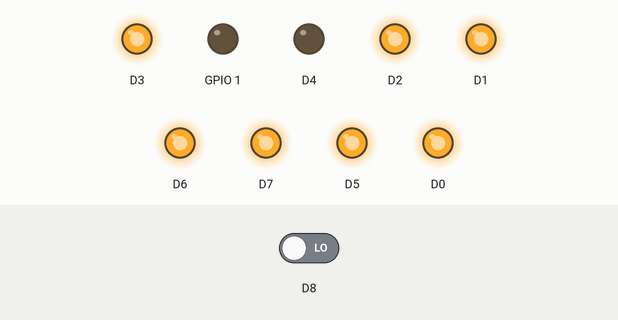
The sketch below on a simulated ESP8266 (NodeMCU). Parts: output pins drawn as LEDs (lit = HIGH). The test bench sets the inputs (shaded band); at power-on: D8 LOW. EEPROM starts erased; what the sketch prints to the serial monitor is not drawn.

Above: at 1.2 s.
1.3 s: D8 driven HIGH
At 3.4 s:
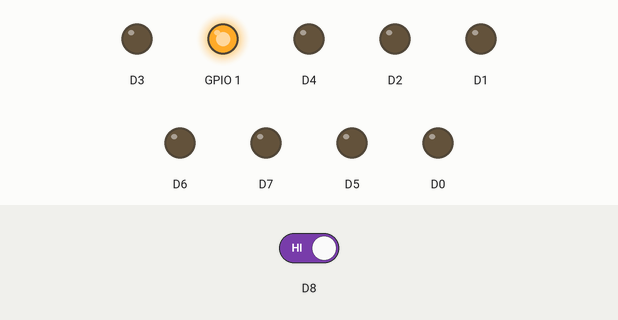
4.3 s: D8 driven LOW
At 4.8 s:
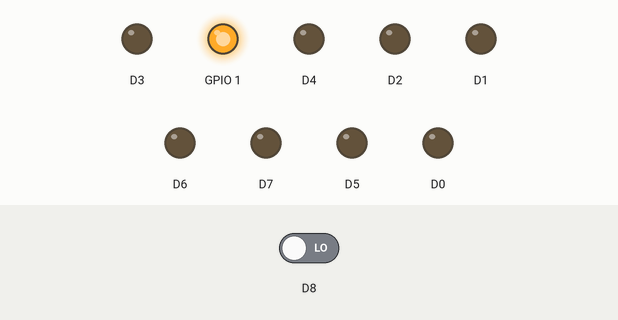
Timing chart, 0 to 7.3 s (numbered marks = the images above; inputs shaded):
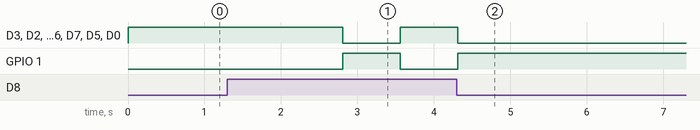

The sketch:

gautam.ino
```cpp
#include <ESP8266WiFi.h>
#include <EEPROM.h>
#include <FirebaseArduino.h>

// Set these to run example.
#define FIREBASE_HOST "nodemcu-30211.firebaseio.com"
#define FIREBASE_AUTH "ktD8GtlUI3Gu7Go7X0Of5hezwPUn3Sj2SOb2V5Xf"


// You should get Auth Token in the Blynk App.
// Go to the Project Settings (nut icon).
//char auth[] = "2f61d44d154c4e4ba56f50c3e1a05a92";

// Your WiFi credentials.
// Set password to "" for open networks.
char ssid[] = "Yo";
char pass[] = "1234567890";
int mod = 0;
int state = 0;
int blystate=0;
int bl=1;

void setup()
{
  // Debug console
  Serial.begin(9600);
  EEPROM.begin(512);

  pinMode(D1,OUTPUT);
  pinMode(D2,OUTPUT);
  pinMode(D3,OUTPUT);
  pinMode(D4,OUTPUT);
  pinMode(D0,OUTPUT);
  pinMode(D5,OUTPUT);
  pinMode(D6,OUTPUT);
  pinMode(D7,OUTPUT);
  pinMode(D10, OUTPUT);
  digitalWrite(D1,HIGH);
  digitalWrite(D2,HIGH);
  digitalWrite(D3,HIGH);
  digitalWrite(D4,LOW);
  digitalWrite(D0,HIGH);
  digitalWrite(D5,HIGH);
  digitalWrite(D6,HIGH);
  digitalWrite(D7,HIGH);
  digitalWrite(D10, LOW);
//  digitalWrite(10,LOW);
 pinMode(D8,INPUT);

 state = EEPROM.read(0);
 if(state == 97)
  state = 0;


Serial.println("connect?");
Firebase.begin(FIREBASE_HOST, FIREBASE_AUTH);
Firebase.stream("/buttons");
Serial.println("firebase connected?");

}


void loop()
{


  mod = digitalRead(D8);
  if(mod == 1 ) {
    if(state == 0)
      state = 1;
    else
      state = 0;

     EEPROM.write(0, state);
     EEPROM.commit();
     delay(750);
  }

  if(WiFi.status() ==  WL_CONNECTED  )
    {
      digitalWrite(D4,HIGH);


      if(state==1)
        {
            Serial.println("direct  ");
            digitalWrite(D1,LOW);
            digitalWrite(D2,LOW);
            digitalWrite(D3,LOW);
            digitalWrite(D0,LOW);
            digitalWrite(D5,LOW);
            digitalWrite(D6,LOW);
            digitalWrite(D7,LOW);
            digitalWrite(D10,HIGH);

        }

     else
        {
         FirebaseObject yes = Firebase.readEvent();
         String token = yes.getString("/buttons");
         Serial.println("direct not ");
          if(token){

            FirebaseObject obj = Firebase.get("/buttons");
            Serial.println("firebaseee ");


            int bell = obj.getInt("switch1");
             digitalWrite(D1, !bell);
            int bell1 = obj.getInt("switch2");
              digitalWrite(D2, !bell1);
            int bell2 = obj.getInt("switch3");
              digitalWrite(D3,!bell2);
                Serial.println(bell);
             digitalWrite(D10,LOW);

          }


        }

    }
  else
    {
      if(state==1)
           {
              //Serial.print("ELSE");
              digitalWrite(D4,LOW);
              digitalWrite(D1,LOW);
              digitalWrite(D2,LOW);
              digitalWrite(D3,LOW);
              //digitalWrite(D4,LOW);
              digitalWrite(D0,LOW);
              digitalWrite(D5,LOW);
              digitalWrite(D6,LOW);
              digitalWrite(D7,LOW);
              digitalWrite(D10,HIGH);
            }
      else
           {
              //Serial.print("ELSE2");
              digitalWrite(D1,HIGH);
              digitalWrite(D2,HIGH);
              digitalWrite(D3,HIGH);
              digitalWrite(D4,LOW);
              digitalWrite(D0,HIGH);
              digitalWrite(D5,HIGH);
              digitalWrite(D6,HIGH);
              digitalWrite(D7,HIGH);
              digitalWrite(D10,LOW);
          }
    }

}
```

Measured:
- after the input at 1.3 s, D3, D2, D1, D6, D7, D5, D0: HIGH → LOW after 1.5 s, → HIGH 0.75 s later; GPIO 1: LOW → HIGH after 1.5 s, → LOW 0.75 s later
- after the input at 4.3 s, D3, D2, D1, D6, D7, D5, D0: goes on until 4.3 s, then stays LOW; GPIO 1: goes on until 4.3 s, then stays HIGH
